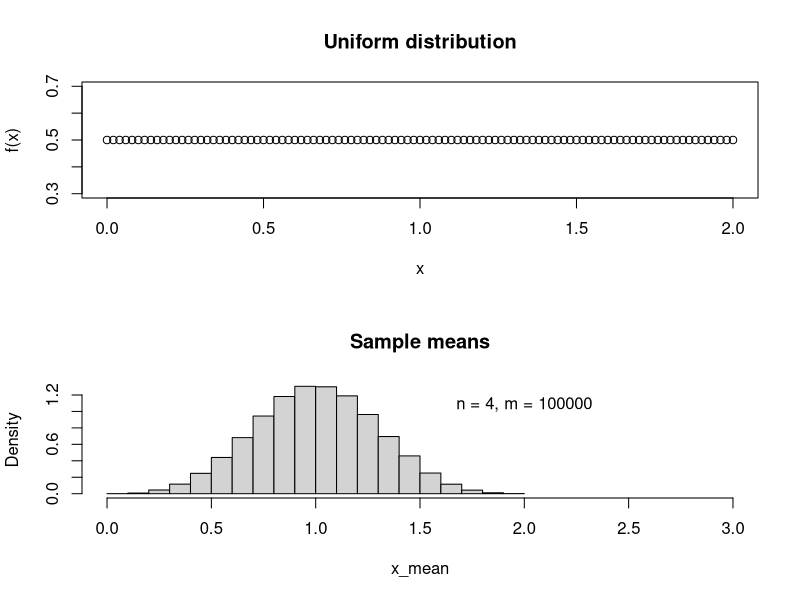

Recreate this plot in R.
n = 4; # sample size (size of each data set)
m = 1e5;  # number of samples (or data sets)
options(digits=3) # what does this do?

# Uniform distribution
u = 2;
l = 0;
# Generate m sets of random samples of size n
exp_data = runif(n*m, l, u) # what does this command do?
data = matrix(exp_data, nrow = n, ncol = m) # transform data into a matrix

# Calculate sample means
sample_means = colMeans(data); # why not rowMeans?

# Verification of theoretical and calculated sample values
mean = (u+l)/2
stdev = sqrt((u-l)^2/12)
sample_mean = mean(sample_means) # sample mean of means
sample_stdev = sd(sample_means)  # sample sd of means

sdesc = sprintf("n = %d, m = %d",n,m) 
cat("Mean = ", mean,", Sample mean = ", sample_mean,"\n")
cat("Stdev = ",stdev,", Sample Stdev = ",sample_stdev,"\n")
# what do the three lines above do?

# what do the two lines below do?
xp = seq(l,u,(u-l)/100)
yp = dunif(xp,l,u)

# plot the original distribution and the sampling distribution
par(mfrow=c(2,1))
plot(xp,yp,'b',xlab="x",ylab="f(x)", main = "Uniform distribution")
hm = hist(sample_means, freq = F, breaks = "Sturges", xlim = c(0,3*mean), main=("Sample means"), xlab="x_mean") # histogram of sample means
text(2*mean,max(hm$density)-max(hm$density)/6, sdesc) # this displays the values for n and m on the histogram